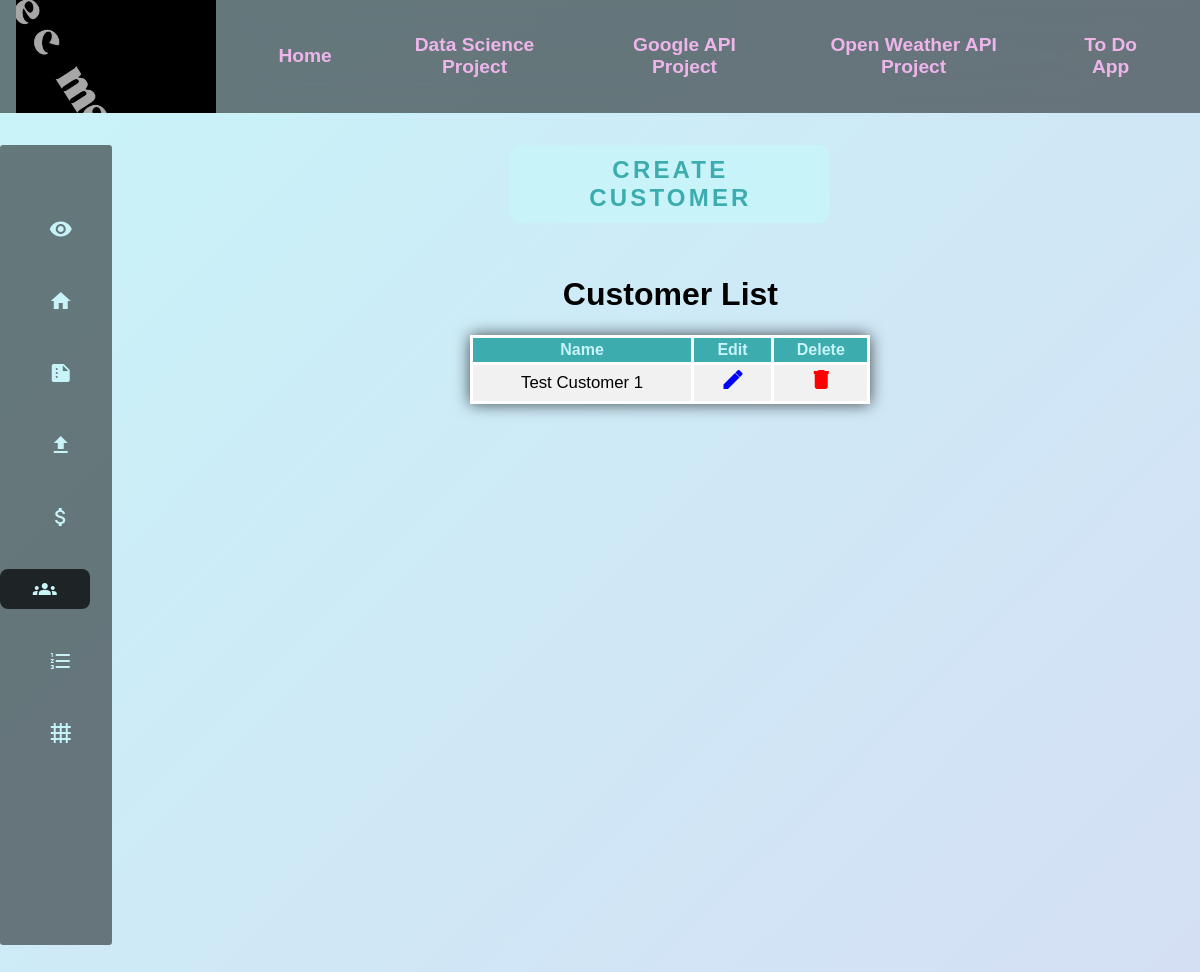
The app's page /datascience/customer_list/, older data.
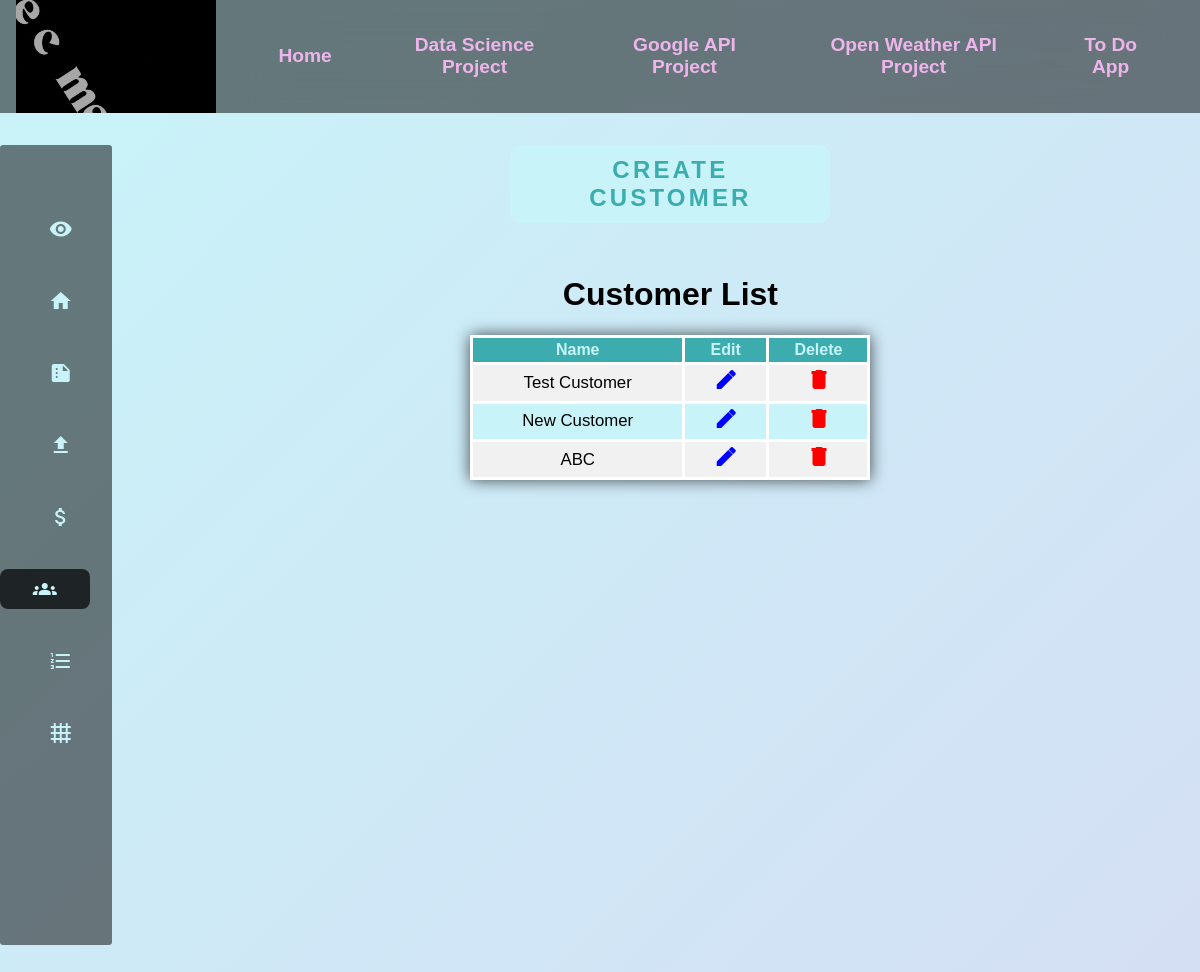
The same page, newer data.
### datascience/models.py (models this page shows, shortened)
class Customer(models.Model):
    name = models.CharField(max_length=100)
    is_active = models.BooleanField(default=True)

### datascience/views.py (the view)
# urls.py: path("customer_list/", views.CustomerListView.as_view(), name="customer_list"),
class CustomerListView(ListView):
    model = Customer
    template_name = "datascience/customer/customer_list.html"
    def get_queryset(self):
        return self.model.objects.filter(is_active=True)

### templates/datascience/customer/customer_list.html (shortened to what this page needs)
{% extends 'partials/datascience_dashboard.html' %}
{% load static %}
{% block dash %}
<div class="align-center">
    <div class="buttons-container">
        <a class="submit-neon" href="{% url 'datascience:customer_create' %}">
            Create Customer
        </a>
    </div>
    <h1>Customer List</h1>
    <table>
        <thead>
            <tr>
                <th>Name</th>
                <th>Edit</th>
                <th>Delete</th>
            </tr>
        </thead>
        <tbody>
            {% for obj in object_list %}
            <tr>
                <td>{{obj.name}}</td>
                <td>
                    <a style="color:blue" href="{% url 'datascience:customer_update' obj.id %}">
                        <span class="material-icons">
                        </span>
                    </a>
                </td>
                <td>
                    <a style="color:red" href="{% url 'datascience:customer_delete' obj.id %}">
                        <span class="material-icons">
                        </span>
                    </a>
                </td>
            </tr>
            {% endfor %}
        </tbody>
    </table>
</div>
{% endblock dash %}

Row changes from the older to the newer data that the page shows:
removed Customer: name "Test Customer 1"
added Customer: name "Test Customer"
added Customer: name "New Customer"
added Customer: name "ABC"
